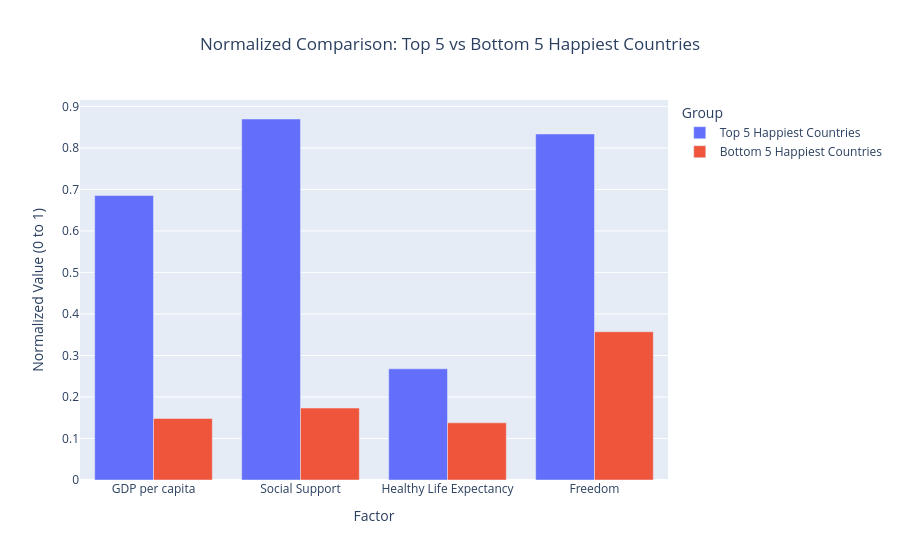

Notebook source saved alongside this figure:
### Markdown cell above
## Grouped Bar Chart: Top vs Bottom Countries

This bar chart compares the top 5 happiest countries with the bottom 5 happiest countries across GDP per capita, social support, healthy life expectancy, and freedom.

### Key Insight:
The top 5 happiest countries have higher average values across all four factors. The clearest differences appear in GDP per capita, social support, and freedom, showing that happier countries tend to have stronger economic and social conditions overall.

### Code cell
country_avg = (
    df.groupby("Country", as_index=False)[
        ["Happiness Score", "GDP per capita", "Social Support",
         "Healthy Life Expectancy", "Freedom"]
    ]
    .mean()
    .sort_values("Happiness Score", ascending=False)
)

top5 = country_avg.head(5)["Country"].tolist()
bottom5 = country_avg.tail(5)["Country"].tolist()

features = [
    "GDP per capita",
    "Social Support",
    "Healthy Life Expectancy",
    "Freedom"
]

scaler = MinMaxScaler()
scaled = country_avg.copy()
scaled[features] = scaler.fit_transform(country_avg[features])

top_profile = scaled[scaled["Country"].isin(top5)][features].mean()
bottom_profile = scaled[scaled["Country"].isin(bottom5)][features].mean()

bar_df = pd.DataFrame({
    "Factor": features * 2,
    "Average Value": list(top_profile.values) + list(bottom_profile.values),
    "Group": ["Top 5 Happiest Countries"] * len(features) + ["Bottom 5 Happiest Countries"] * len(features)
})

fig = px.bar(
    bar_df,
    x="Factor",
    y="Average Value",
    color="Group",
    barmode="group",
    title="Normalized Comparison: Top 5 vs Bottom 5 Happiest Countries"
)

fig.update_layout(title_x=0.5, yaxis_title="Normalized Value (0 to 1)")
fig.show()

### Figure 1 — Plotly figure (JSON) as saved in the notebook; plotly's stock layout.template omitted (floating-point values rounded to 4 significant figures)
{"data": [{"alignmentgroup": "True", "hovertemplate": "Group=Top 5 Happiest Countries<br>Factor=%{x}<br>Average Value=%{y}<extra></extra>", "legendgroup": "Top 5 Happiest Countries", "marker": {"color": "#636efa", "pattern": {"shape": ""}}, "name": "Top 5 Happiest Countries", "offsetgroup": "Top 5 Happiest Countries", "orientation": "v", "showlegend": true, "textposition": "auto", "type": "bar", "x": ["GDP per capita", "Social Support", "Healthy Life Expectancy", "Freedom"], "xaxis": "x", "y": [0.6852, 0.8696, 0.2678, 0.8335], "yaxis": "y"}, {"alignmentgroup": "True", "hovertemplate": "Group=Bottom 5 Happiest Countries<br>Factor=%{x}<br>Average Value=%{y}<extra></extra>", "legendgroup": "Bottom 5 Happiest Countries", "marker": {"color": "#EF553B", "pattern": {"shape": ""}}, "name": "Bottom 5 Happiest Countries", "offsetgroup": "Bottom 5 Happiest Countries", "orientation": "v", "showlegend": true, "textposition": "auto", "type": "bar", "x": ["GDP per capita", "Social Support", "Healthy Life Expectancy", "Freedom"], "xaxis": "x", "y": [0.1483, 0.1733, 0.1378, 0.3571], "yaxis": "y"}], "layout": {"barmode": "group", "legend": {"title": {"text": "Group"}, "tracegroupgap": 0}, "title": {"text": "Normalized Comparison: Top 5 vs Bottom 5 Happiest Countries", "x": 0.5}, "xaxis": {"anchor": "y", "domain": [0, 1], "title": {"text": "Factor"}}, "yaxis": {"anchor": "x", "domain": [0, 1], "title": {"text": "Normalized Value (0 to 1)"}}}}
